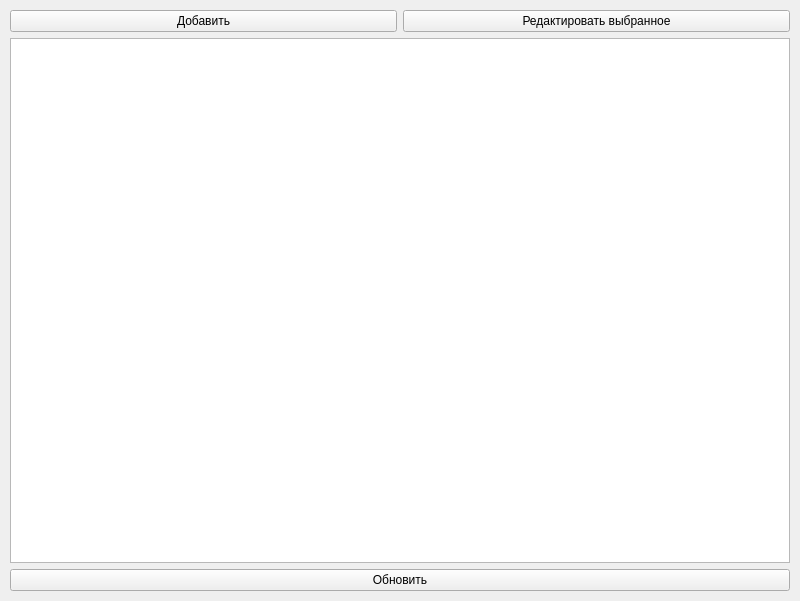
<?xml version="1.0" encoding="UTF-8"?>
<ui version="4.0">
 <class>MainWindow</class>
 <widget class="QMainWindow" name="MainWindow">
  <property name="geometry">
   <rect>
    <x>0</x>
    <y>0</y>
    <width>800</width>
    <height>601</height>
   </rect>
  </property>
  <property name="windowTitle">
   <string>Капучино</string>
  </property>
  <widget class="QWidget" name="centralwidget">
   <layout class="QVBoxLayout" name="verticalLayout">
    <property name="leftMargin">
     <number>10</number>
    </property>
    <property name="topMargin">
     <number>10</number>
    </property>
    <property name="rightMargin">
     <number>10</number>
    </property>
    <property name="bottomMargin">
     <number>10</number>
    </property>
    <item>
     <layout class="QHBoxLayout" name="horizontalLayout">
      <item>
       <widget class="QPushButton" name="pushButton_add">
        <property name="text">
         <string>Добавить</string>
        </property>
       </widget>
      </item>
      <item>
       <widget class="QPushButton" name="pushButton_edit">
        <property name="text">
         <string>Редактировать выбранное</string>
        </property>
       </widget>
      </item>
     </layout>
    </item>
    <item>
     <widget class="QTableWidget" name="tableWidget"/>
    </item>
    <item>
     <widget class="QPushButton" name="pushButton_update">
      <property name="text">
       <string>Обновить</string>
      </property>
     </widget>
    </item>
   </layout>
  </widget>
  <action name="action_exit">
   <property name="text">
    <string>Выход</string>
   </property>
  </action>
 </widget>
 <resources/>
 <connections/>
</ui>
